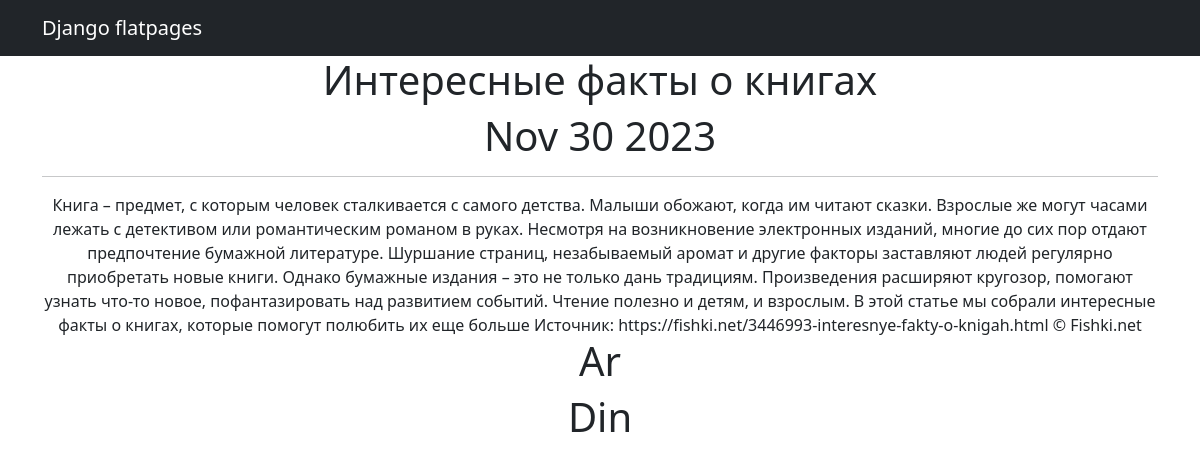
The page /news/2 on the database its author committed.
### news/models.py (models this page shows, shortened)
class Post(models.Model):
    author = models.ForeignKey(Author, on_delete=models.CASCADE)
    NEWS = 'Nw'
    ARTICLE = "Ar"
    CATEGORY_CHOICES = [
        (NEWS, 'Новости'),
        (ARTICLE, 'Статья')
    ]
    categoryType = models.CharField(max_length=2, choices=CATEGORY_CHOICES, default=ARTICLE)
    dateCreation = models.DateTimeField(auto_now_add=True)
    postCategory = models.ManyToManyField(Category, through='PostCategory')
    title1 = models.TextField(max_length=128)
    text = models.TextField()
    rating = models.SmallIntegerField(default=0)

class Author(models.Model):
    autorUser = models.OneToOneField(User, on_delete=models.CASCADE)
    ratingAutor = models.SmallIntegerField(default=0)

### news/views.py (the view)
# urls.py: path('<int:pk>', NewsDetail.as_view()),
class NewsDetail(DetailView):
    model = Post
    template_name = 'flatpages/article.html'
    context_object_name = 'news'

### templates/flatpages/article.html (shortened to what this page needs)
{% extends 'flatpages/default.html' %}
{%load cenz%}
{% block content %}
   <h1>{{ news.title1 }}</h1>
<h1>{{ news.dateCreation|date:'M d Y' }}</h1>
   <hr>
<b1>{{ news.text}}</b1>
<h1>{{ news.categoryType }}</h1>
<h1>{{ news.author.autorUser.username }}</h1>
{% endblock content %}

### rows shown on the page
Post: title1 "Интересные факты о книгах", dateCreation "Nov 30 2023", text "Книга – предмет, с которым человек сталкивается с самого детства. Малыши обожают, когда им читают сказки. Взрослые же могут часами лежать с детективом или романтическим романом в руках. Несмотря на возникновение электронных изданий, многие до сих пор отдают предпочтение бумажной литературе. Шуршание страниц, незабываемый аромат и другие факторы заставляют людей регулярно приобретать новые книги. Однако бумажные издания – это не только дань традициям. Произведения расширяют кругозор, помогают узнать что-то новое, пофантазировать над развитием событий. Чтение полезно и детям, и взрослым. В этой статье мы собрали интересные факты о книгах, которые помогут полюбить их еще больше Источник:…", categoryType "Ar", author.autorUser.username "Din"
